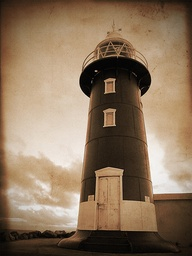
#> input picture images/beacon.JPEG, 192 x 256 px, shrunk from 375 x 500 before the run; its folder holds 4 pictures in this run
$ python main.py
#> lines starting #> are read from the running program, lines starting #| are printed output that depends on the picture
### k_means_nonop.py
import numpy as np
import random
import math
import collections


# IV: the update step sets each centroid to the mean of its assigned pixels

# Pick trial points: pick k random pixels (initial centroids)

# (1) Set every pixels closest centroid to be the centroid that is closest

# (2) Update centroids to be the mean of its corresponding pixels

# (3) Repeat from 2

class Pixel:
    centroid = 0
    def __init__(self, rgb):
        self.r = int(rgb[0])
        self.g = int(rgb[1])
        self.b = int(rgb[2])

    def __repr__(self):
       return f"(r={(self.r)}, g={self.g}, b={self.b})"

    def __hash__(self):
        return hash((self.r, self.g, self.b))
    def __eq__(self, other):
        return self.r == other.r and self.g == other.g and self.b == other.b


def rand_pixels(k, pixels, c):
    initial_points = []

    while len(initial_points) < k:
        pixel = pixels[random.randint(0, len(pixels) - 1)]
        initial_points.append(pixel)

    return initial_points


def nearest_centroids(centroids, pixels):
      for pixel in pixels:
          closest = 100000
          for centroid in centroids:
              distance = math.sqrt((pixel.r - centroid.r) ** 2 + (pixel.g - centroid.g) ** 2 + (pixel.b - centroid.b) ** 2)
              if distance < closest:
                  closest = distance
                  pixel.centroid = centroid

def k_means(k, image):
    data = np.array(image)
    h, w, c = data.shape
    pixels = data.reshape(-1, c)

    # Convert all pixels to Pixel objects
    pixel_objs = []
    for point in pixels:
        pixel = Pixel(point)
        pixel_objs.append(pixel)

    new_centroids = []
    centroids = rand_pixels(k, pixel_objs, c)
    while not set(new_centroids) == set(centroids):
        # Set centroid for all pixels
        nearest_centroids(centroids, pixel_objs)

        # Group pixels by centroid
        centroid_groups = collections.defaultdict(list)
        for point in pixel_objs:
            centroid_groups[point.centroid].append(point)

        # Find mean pixel of each centroid group
        new_centroids = []
        for centroid, points in centroid_groups.items():
            mean_r = sum(p.r for p in points) // len(points)
            mean_g = sum(p.g for p in points) // len(points)
            mean_b = sum(p.b for p in points) // len(points)
            new_centroids.append(Pixel([mean_r, mean_g, mean_b]))

        # Update centroids
        centroids = new_centroids


    result = np.zeros((h, w, c), dtype=np.uint8)
    for i, point in enumerate(pixel_objs):
        row = i // w
        col = i % w
        result[row, col] = [point.centroid.r, point.centroid.g, point.centroid.b]

    return result

### k_means_op.py
import numpy as np
import random
import math
import collections

def k_means(k, image):
    data = np.array(image)
    h, w, c = data.shape
    pixels = data.reshape(-1, c).astype(np.float64)


    indices = np.random.choice(len(pixels), size=k, replace=False)
    centroids = pixels[indices]

    while True:
        distances = np.linalg.norm(pixels[:, np.newaxis] - centroids[np.newaxis, :], axis=2)
        labels = np.argmin(distances, axis=1)  # closest centroid index for each pixel

        new_centroids = np.array([pixels[labels == i].mean(axis=0) if np.any(labels == i) else centroids[i] for i in range(k)])
        if np.array_equal(new_centroids, centroids):
            break
        centroids = new_centroids

    return centroids[labels].reshape(h, w, c).astype(np.uint8)

### main.py
import numpy as np
from sklearn.cluster import KMeans
from PIL import Image
import matplotlib.pyplot as plt
from k_means_nonop import k_means as k_means_nonop
from k_means_op import k_means as k_means_op
import glob
import os
import time

image_dir = os.path.join(os.path.dirname(__file__), "images")
image_paths = sorted(glob.glob(os.path.join(image_dir, "*")))

k = 5

fig, axes = plt.subplots(len(image_paths), 4, figsize=(20, 5 * len(image_paths)))

for row, path in enumerate(image_paths):
    img = Image.open(path)
#> img is the input picture: PIL image 192x256 RGB; mean R, G, B 140.3, 117.5, 93.6
    data = np.array(img)
    h, w, c = data.shape
#> h = 256; w = 192; c = 3
    pixels = data.reshape(-1, c)
    name = os.path.basename(path)

    # Scikit-learn
    start = time.time()
    kmeans = KMeans(n_clusters=k, random_state=42, n_init=10)
    labels = kmeans.fit_predict(pixels)
    sklearn_result = kmeans.cluster_centers_[labels].reshape(h, w, c).astype(np.uint8)
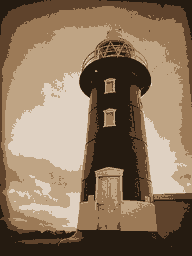
#> sklearn_result: shape (256, 192, 3); mean of channels 0, 1, 2 139.8, 117, 93.3; drawn as R, G, B
    sklearn_time = time.time() - start

    # Custom non-optimized
    start = time.time()
    nonop_result = k_means_nonop(k, img)
#> the loop in k_means, `for point in pixels:` made 49152 passes
#> after the loop in k_means, `for point in pixels:`: pixel_objs = 49152 items
#> after the loop in rand_pixels, `while len(initial_points) < k:`: initial_points = 5 items
#> the loop in k_means, `while not set(new_centroids) == set(centroids):` made 1 pass
#> in k_means, `result = np.zeros((h, w, c), dtype=np.uint8)`: result: shape (256, 192, 3); every value is 0
#> after the loop in k_means, `for i, point in enumerate(pixel_objs):`:
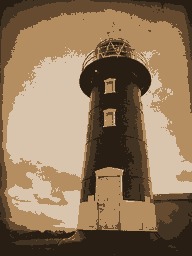
#> result: shape (256, 192, 3); mean of channels 0, 1, 2 142.9, 118.2, 90.1; drawn as R, G, B
    nonop_time = time.time() - start

    # Custom optimized
    start = time.time()
    op_result = k_means_op(k, img)
#> in k_means, `indices = np.random.choice(len(pixels), size=k, replace=False)`: indices = [6848, 12835, 35269, 27571, 15191]
#> in k_means, `centroids = pixels[indices]`: centroids = [[182, 153, 119], [183, 154, 120], [56, 40, 25], [44, 34, 22], [192, 163, 129]]
    op_time = time.time() - start

    print(f"{name}:")
    print(f"  Scikit-learn:    {sklearn_time:.3f}s")
    print(f"  Non-optimized:   {nonop_time:.3f}s")
    print(f"  Optimized:       {op_time:.3f}s")
    print()

    axes[row, 0].imshow(data)
    axes[row, 0].set_title(name)
    axes[row, 1].imshow(sklearn_result)
    axes[row, 1].set_title(f"Scikit-learn ({sklearn_time:.2f}s)")
    axes[row, 2].imshow(nonop_result)
    axes[row, 2].set_title(f"Non-optimized ({nonop_time:.2f}s)")
    axes[row, 3].imshow(op_result)
    axes[row, 3].set_title(f"Optimized ({op_time:.2f}s)")
#> pass 2 of the loop `for row, path in enumerate(image_paths):`:
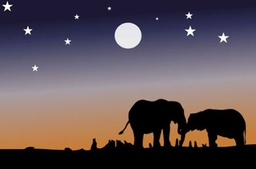
#> input picture images/elephant.jpg, 256 x 169 px, shrunk from 500 x 330 before the run
#> img is the input picture: PIL image 256x169 RGB; mean R, G, B 94, 81.2, 85.5
#> `sklearn_result = kmeans.cluster_centers_[labels].reshape(h, w, c).asty..`:
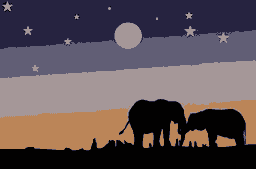
#> sklearn_result: shape (169, 256, 3); mean of channels 0, 1, 2 93.5, 80.9, 85.3; drawn as R, G, B
#> the loop in k_means (call 2), `for point in pixels:` made 43264 passes
#> after the loop in k_means (call 2), `for point in pixels:`: pixel_objs = 43264 items
#> the loop in k_means (call 2), `while not set(new_centroids) == set(centroids):` made 1 pass
#> after the loop in k_means (call 2), `for i, point in enumerate(pixel_objs):`:
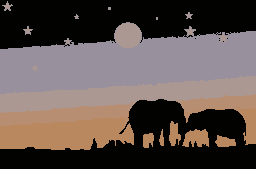
#> result: shape (169, 256, 3); mean of channels 0, 1, 2 94.3, 81.9, 77.5; drawn as R, G, B
#> indices = [31953, 11005, 43060, 9225, 5762]
#> in k_means (call 2), `centroids = pixels[indices]`: centroids = [[0, 0, 0], [89, 87, 111], [0, 0, 0], [43, 43, 77], [64, 65, 86]]
#> pass 3 of the loop `for row, path in enumerate(image_paths):`:
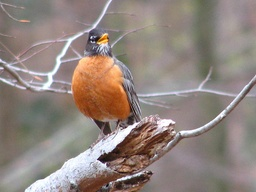
#> input picture images/robin.JPEG, 256 x 192 px, shrunk from 500 x 375 before the run
#> img is the input picture: PIL image 256x192 RGB; mean R, G, B 145.1, 132.4, 125.7
#> `sklearn_result = kmeans.cluster_centers_[labels].reshape(h, w, c).asty..`:
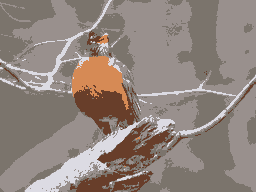
#> sklearn_result: shape (192, 256, 3); mean of channels 0, 1, 2 144.8, 132.2, 125.2; drawn as R, G, B
#> the loop in k_means (call 3), `for point in pixels:` made 49152 passes
#> the loop in k_means (call 3), `while not set(new_centroids) == set(centroids):` made 1 pass
#> after the loop in k_means (call 3), `for i, point in enumerate(pixel_objs):`:
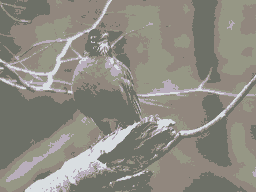
#> result: shape (192, 256, 3); mean of channels 0, 1, 2 141.4, 138.9, 129.8; drawn as R, G, B
#> the loop made 4 passes; the first 3 are shown

for ax in axes.flat:
    ax.axis("off")
#> this loop made 16 passes

plt.tight_layout()
plt.show()
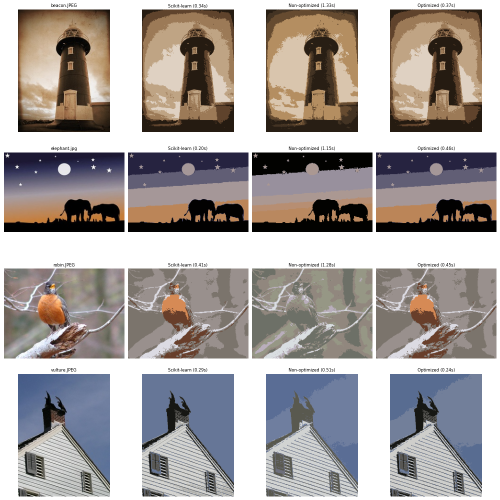
#> figure drawn by matplotlib, 16 panels
